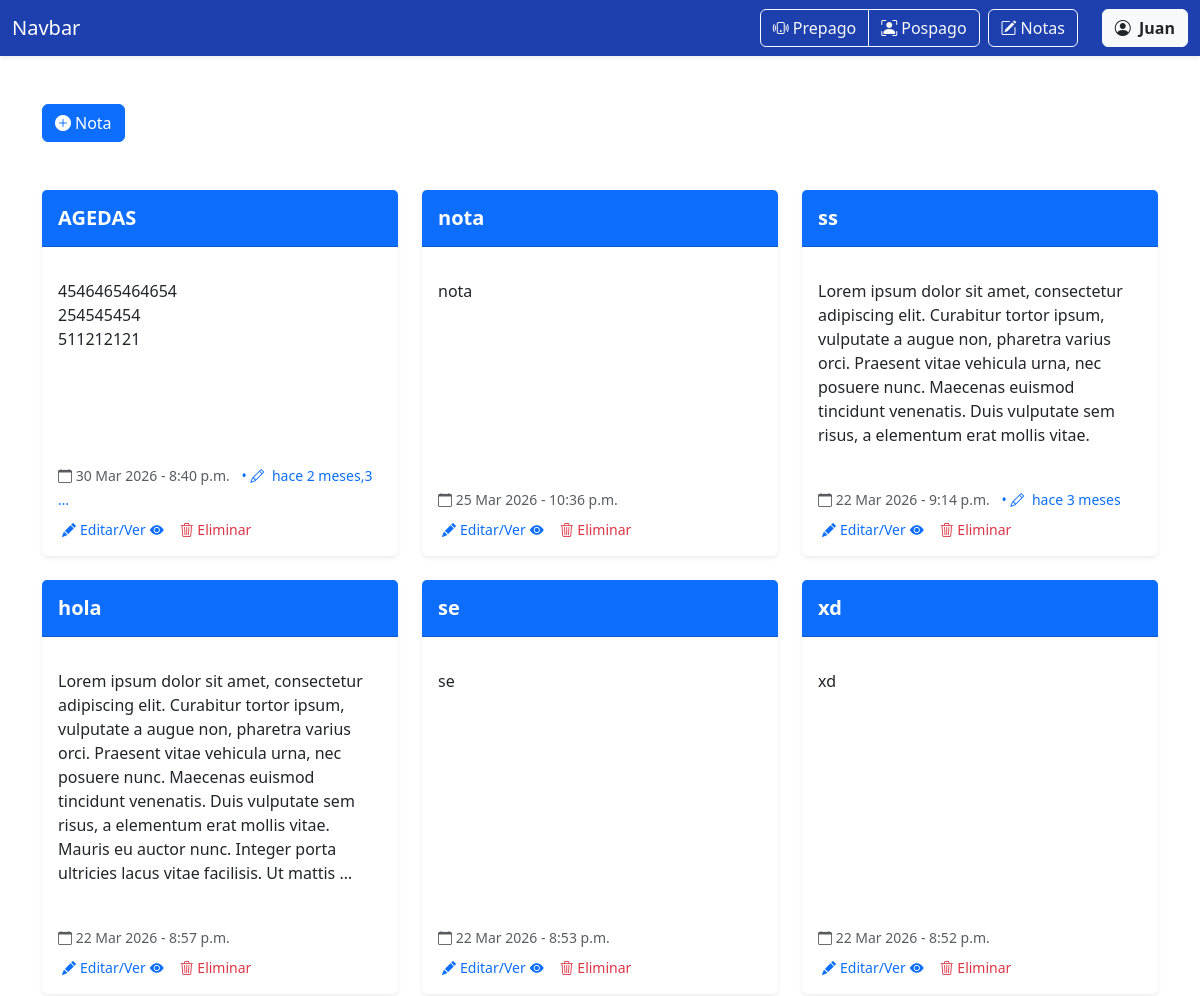
The app's page /notas/ (signed in, upper part), older data.
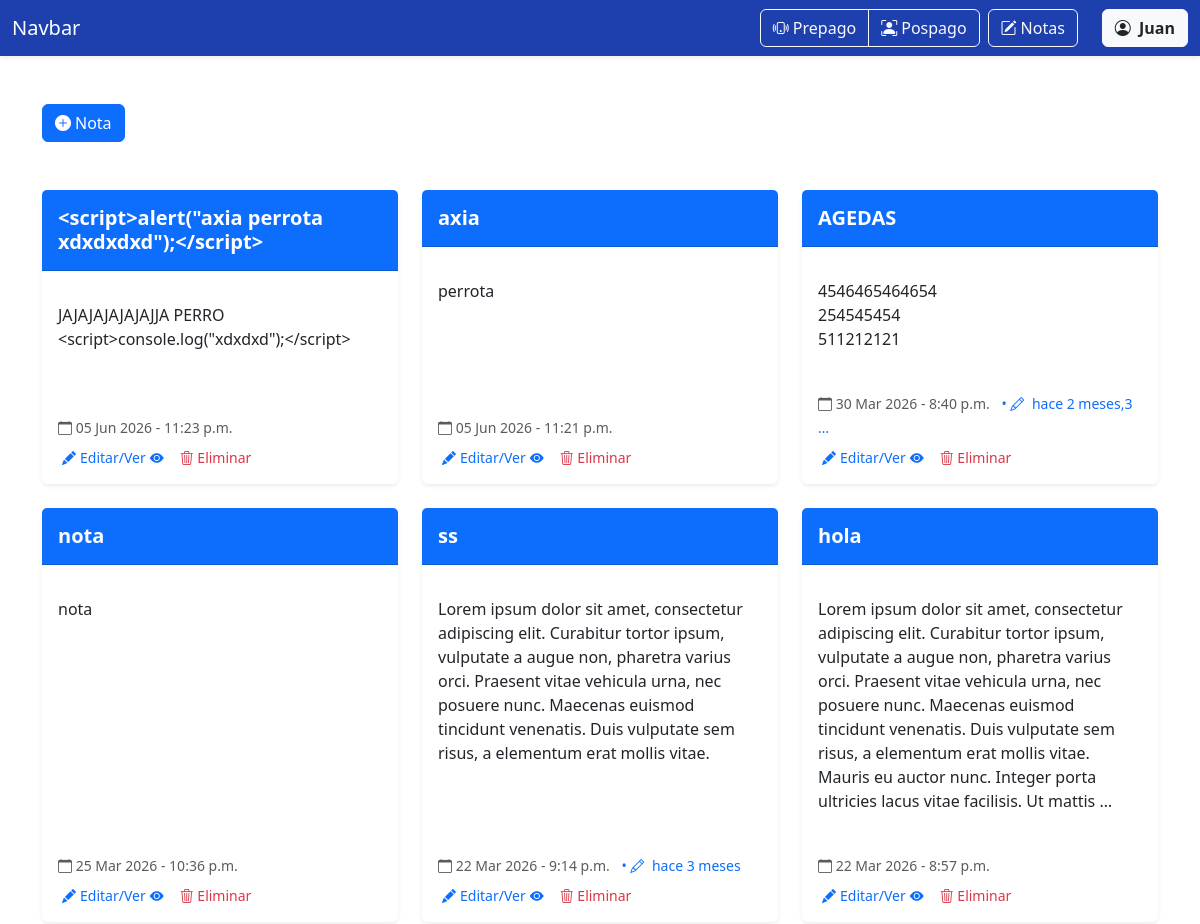
The same page, newer data.
### notas/models.py (models this page shows)
class Nota(models.Model):
    title = models.CharField('Título',max_length=200)
    description = models.TextField('Descripción',blank=True)
    created = models.DateTimeField(auto_now_add=True)
    updated = models.DateTimeField(auto_now=True)
    user = models.ForeignKey(User, on_delete=models.CASCADE)

### notas/views.py (the view, shortened to what this page needs)
# urls.py: path('', views.index_notas, name='notas'),
@login_required
def index_notas(request):
    if request.method == 'GET':
        my_notes = Nota.objects.filter(user=request.user).order_by('-created')
        return render(request, 'notas.html', {
        'form': NotaForm(),
        'notes': my_notes
    })

### notas/templates/notas.html (shortened to what this page needs)
{% extends 'base.html' %}
{% block content %}
<div class="container mt-5">
  <button type="button" class="btn btn-primary" data-bs-toggle="modal" data-bs-target="#createModal">
    <i class="bi bi-plus-circle-fill me-1"></i>Nota
  </button>
</div>
<div class="container my-5">
  <div class="row">
    {% for note in notes %}
    <div class="col-md-4 mb-4">
      <div class="card h-100 shadow-sm border-0">
        <div class="card-header bg-primary text-white py-3">
          <h5 class="card-title mb-0 fw-bold">{{ note.title }}</h5>
        </div>
        <div class="card-body">
          <p class="card-text text-secondary">
            {{ note.description|linebreaks|truncatewords:50 }}
          </p>
        </div>
        <div class="card-footer bg-transparent border-0">
          <small class="text-muted">
            <i class="bi bi-calendar"></i> {{ note.created|date:"d M Y" }} - {{note.created|time:"g:i a"}}
            {% if note.updated|date:"U" > note.created|date:"U" %}
            <span class="ms-2 text-primary">
              • <i class="bi bi-pencil me-1"></i>
              hace {{note.updated|timesince|truncatewords:2}}
            </span>
            {% endif %}
          </small>
        </div>
        <div class="px-3 pb-3 d-flex gap-3">
          <button type="button" class="btn btn-sm btn-outline-primary border-0 p-0 ms-1"
            data-bs-target="#updateModal{{ note.id }}" data-bs-toggle="modal">
            <i class="bi bi-pencil-fill me-1"></i>Editar/Ver<i class="bi bi-eye-fill ms-1"></i>
          </button>
          <button type="button" class="btn btn-sm btn-outline-danger border-0 p-0" data-bs-toggle="modal"
            data-bs-target="#deleteModal{{note.id}}">
            <i class="bi bi-trash3"></i>
            Eliminar
          </button>
        </div>
      </div>
    </div>
    {% endfor %}
  </div>
</div>
{% endblock content %}

Row changes from the older to the newer data that the page shows:
no longer on this page (row unchanged): Nota: title "se", description "se", created "22 Mar 2026", created "8:53 p.m."
no longer on this page (row unchanged): Nota: title "xd", description "xd", created "22 Mar 2026", created "8:52 p.m."
added Nota: title "<script>alert(\"axia perrota xdxdxdxd\");</script>", description "JAJAJAJAJAJAJJA PERRO <script>console.log(\"xdxdxd\");</script>", created "05 Jun 2026", created "11:23 p.m."
added Nota: title "axia", description "perrota", created "05 Jun 2026", created "11:21 p.m."
